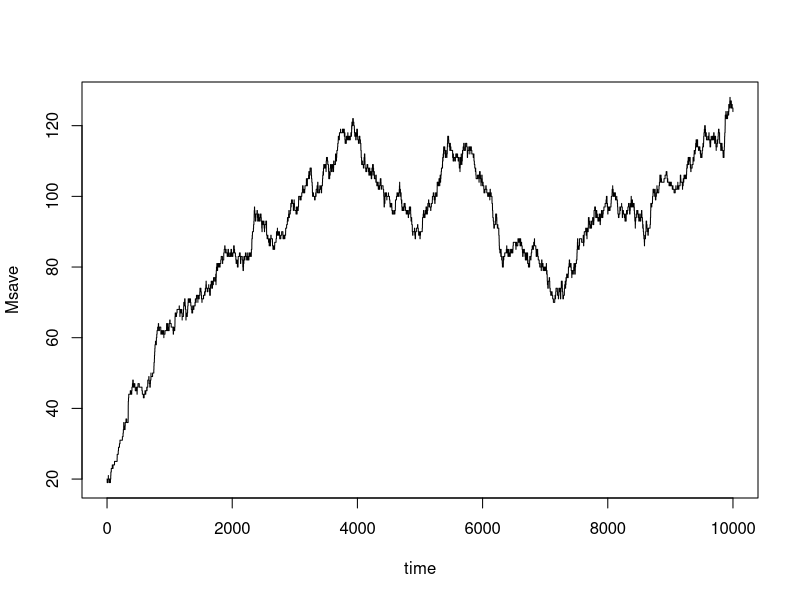
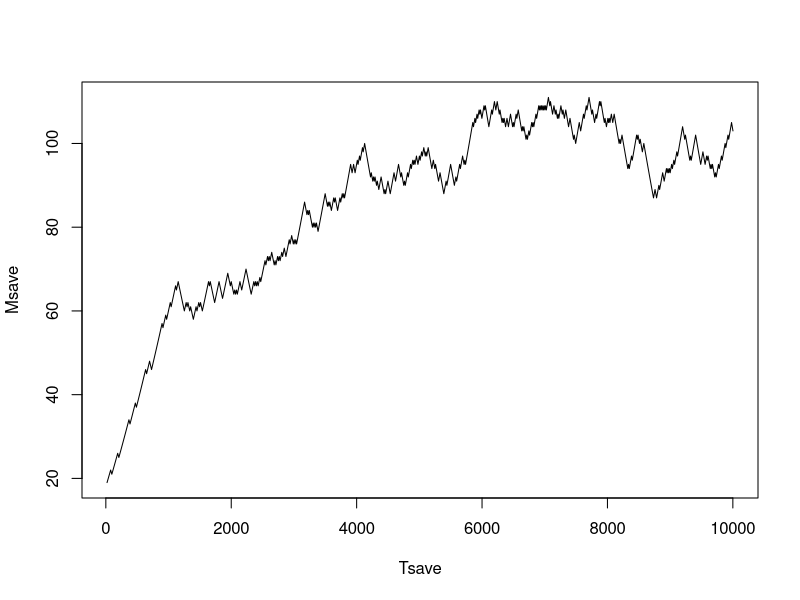
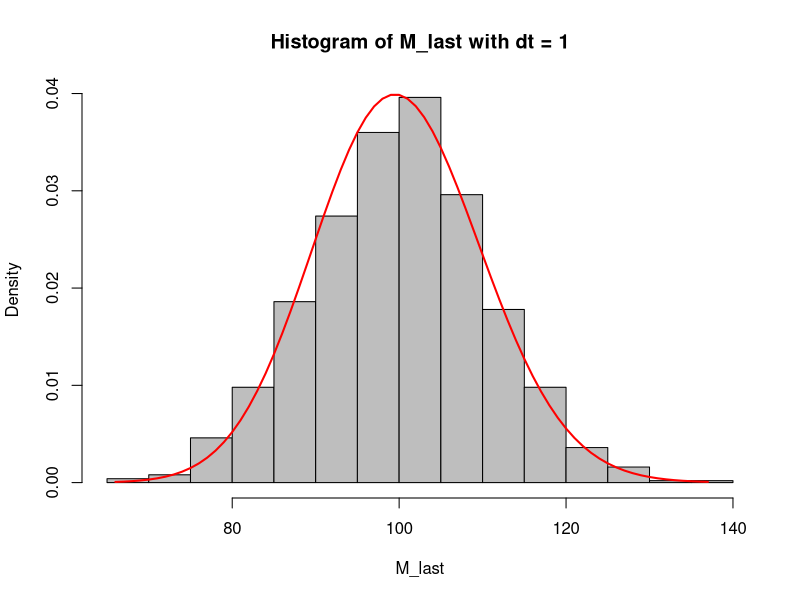

Here is the R script that generated these plots, in order:
## ---- chunk 1
# Set a seed for consistent random realizations
set.seed(43)

# Define initial values
D <- 1
M <- 20

# Defien parameters
k1 <- 0.1
k3 <- 0.001
dt <- 0.1
Tend <- 10000
time <- seq(0, Tend, dt)

# Define teh cutoff probabilities for each event
p1 <- k1*dt
p2 <- k3*M*dt
## ---- chunk 2
# Define vectore where M_t will be saved
Msave <- numeric(length(time))

for(i in 1:length(time)){
  Msave[i] <- M
  
  p2 <- k3*M*dt
  
  u <- runif(1)
  
  if(u < p1){
    M <- M + 1
  } else if(u < (p1 + p2)){
    M <- M-1
  } else {
    M <- M
  }
}

plot(time, Msave, type = "l")
## ---- chunk 3
set.seed(43)

D <- 1
k1 <- 0.1
k3 <- 0.001
dt <- 0.1
Tend <- 10000
Msave <- numeric(0)
Tsave <- numeric(0)

M <- 20

i <- 0
t <- 0

while(t<Tend){
  i <- i+1
  a1  <- k1*D
  a2 <- k3*M
  atot <- a1 + a2
  u1 <- runif(1)
  u2 <- runif(1)
  
  tau <- log(1/a1)/atot
  if(u2 < (a1/atot)){
    M <- M + 1
  } else {
      M <- M-1
  }
  t <- t + tau
  Msave[i] <- M
  Tsave[i] <- t
}

plot(Tsave, Msave, type = "l")

## ---- chunk 4
set.seed(43)

reps <- 1000
M <- 20
M_last <- numeric(reps)

for(j in 1:1000){
  i <- 0
  t <- 0
  while(t<Tend){
    i <- i+1
    a1  <- k1*D
    a2 <- k3*M
    atot <- a1 + a2
    u1 <- runif(1)
    u2 <- runif(1)
    
    tau <- log(1/a1)/atot
    
    if(u2 < (a1/atot)){
      M <- M + 1
    } else {
      M <- M-1
    }
    
    t <- t + tau
  }
  M_last[j] <- M
}

hist(M_last, freq = F, col = "grey", main = "Histogram of M_last with dt = 1")

x <- seq(min(M_last), max(M_last))
y <- dpois(x, (k1/k3))

lines(x,y,col="red",lwd=2)
